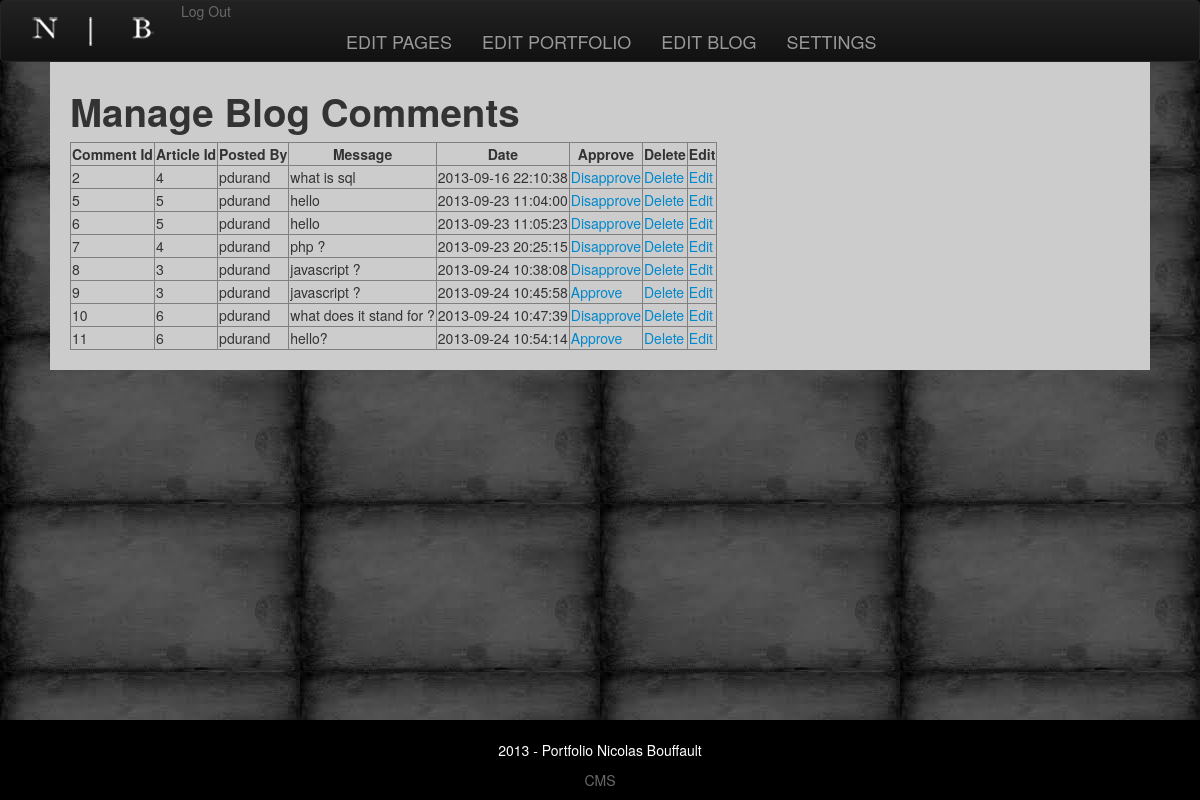
Screenshot of /?page=admin/admin-blog-comments (signed in) with the database file from the repository.
### tables this page shows
CREATE TABLE `comments` (
  `id` int(11) unsigned NOT NULL AUTO_INCREMENT,
  `article_id` int(11) DEFAULT NULL,
  `user` varchar(25) DEFAULT NULL,
  `message` text,
  `date` datetime DEFAULT NULL,
  `IsApproved` tinyint(1) DEFAULT NULL,
  PRIMARY KEY (`id`)
);

### application/controllers/admin/admin-blog-comments.php (called while the page is built, shortened)
<?php
include(DATA.'comments.php');
if(isset($_GET['id'])){
	$id = $_GET['id'];
	$comment = getCommentById($id);
}
else
{
	$commentsList = getAllComments();
}
include(VIEWS.'header.php');
include(VIEWS.'admin/admin-blog-comments.php');
include(VIEWS.'footer.php');
?>

### application/data/comments.php (called while the page is built, shortened)
<?php
function getAllComments(){
	$result = mysql_query("SELECT * FROM comments");
	$data = array();
	while($record = mysql_fetch_assoc($result)){
		array_push($data, $record);
	}
	return $data;
}
?>

### application/views/admin/admin-blog-comments.php (the view, shortened to what this page needs)
<h1>Manage Blog Comments</h1>
<?php if(!isset($id)) : ?>
<table border="1">
	<thead>
		<th>Comment Id</th>
		<th>Article Id</th>
		<th>Posted By</th>
		<th>Message</th>
		<th>Date</th>
		<th>Approve</th>
		<th>Delete</th>
		<th>Edit</th>
	</thead>
	<?php foreach($commentsList as $listItem) : ?>
	<tbody>
		<td><?php echo $listItem['id'];?></td>
		<td><?php echo $listItem['article_id'];?></td>
		<td><?php echo $listItem['user'];?></td>
		<td><?php echo $listItem['message'];?></td>
		<td><?php echo $listItem['date'];?></td>
		<td>
			<?php if($listItem['IsApproved'] == 0) : ?>
			<a href="?page=admin/admin-blog-comments&amp;action=approve&amp;id=<?php echo $listItem['id'];?>">Approve</a>
			<?php else :?>
			<a href="?page=admin/admin-blog-comments&amp;action=disapprove&amp;id=<?php echo $listItem['id'];?>">Disapprove</a>
			<?php endif;?>
		</td>
		<td><a href="?page=admin/admin-blog-comments&amp;action=delete&amp;id=<?php echo $listItem['id'];?>">Delete</a></td>
		<td><a href="?page=admin/admin-blog-comments&amp;action=edit&amp;id=<?php echo $listItem['id'];?>">Edit</a></td>
	</tbody>
	<?php endforeach;?>
</table>
<?php endif;?>

### site/css/style.css (style rules this page uses)
BODY { background-image: url('../img/bg.jpeg'); }

### rows the page displays
comments: id "2", article "4", user "pdurand", message "what is sql", date "2013-09-16 22:10:38"
comments: id "5", article "5", user "pdurand", message "hello", date "2013-09-23 11:04:00"
comments: id "6", article "5", user "pdurand", message "hello", date "2013-09-23 11:05:23"
comments: id "7", article "4", user "pdurand", message "php ?", date "2013-09-23 20:25:15"
comments: id "8", article "3", user "pdurand", message "javascript ?", date "2013-09-24 10:38:08"
comments: id "9", article "3", user "pdurand", message "javascript ?", date "2013-09-24 10:45:58"
comments: id "10", article "6", user "pdurand", message "what does it stand for ?", date "2013-09-24 10:47:39"
comments: id "11", article "6", user "pdurand", message "hello?", date "2013-09-24 10:54:14"
